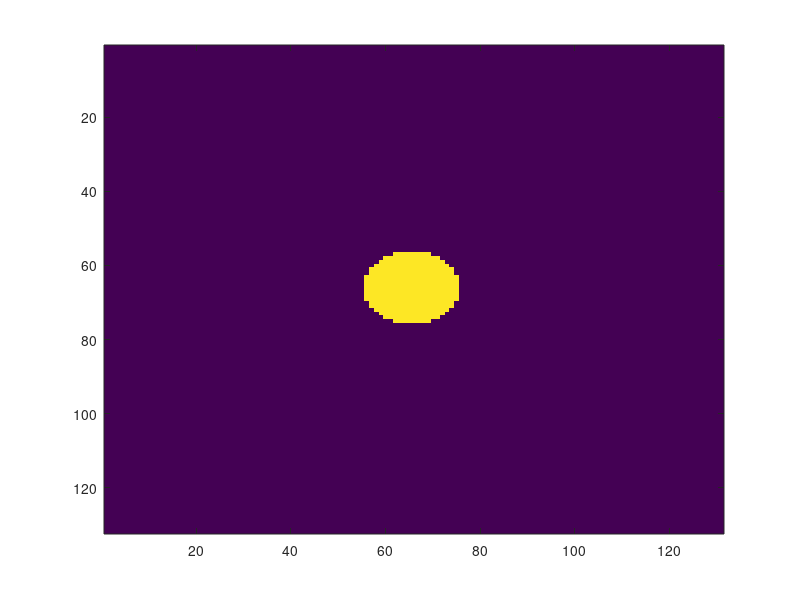
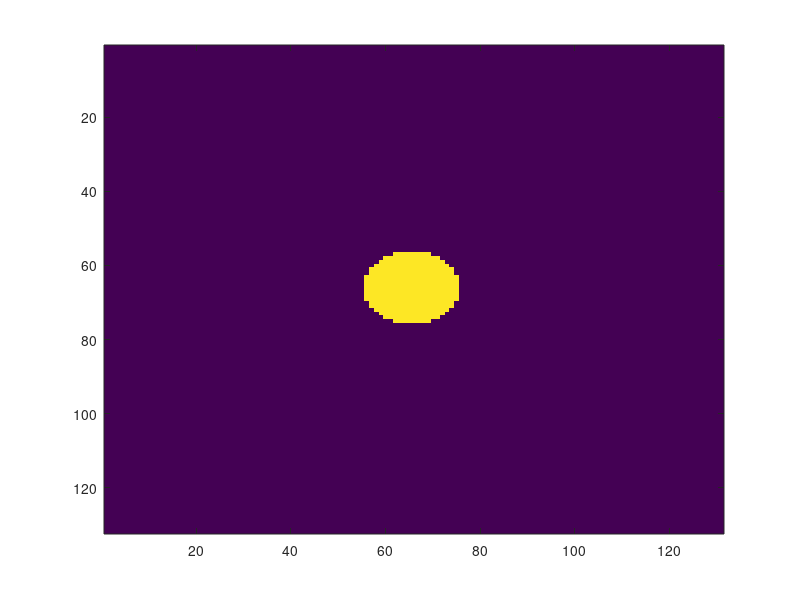

Here is the MATLAB script that generated these plots, in order:
M = zeros([132,131]);
[X, Y] = meshgrid(1:size(M ,2), 1:size(M, 1));
R = sqrt((X-size(M,2)/2).^2 + (Y-size(M,1)/2).^2);
M(R < 10) = 1;
figure; imagesc(M);
fileID = fopen('M.bin','w');
fwrite(fileID,M);
fclose(fileID);

fid= fopen('M.bin','rb');
A = fread(fid, size(M));
fclose(fid);
figure; imagesc(A);